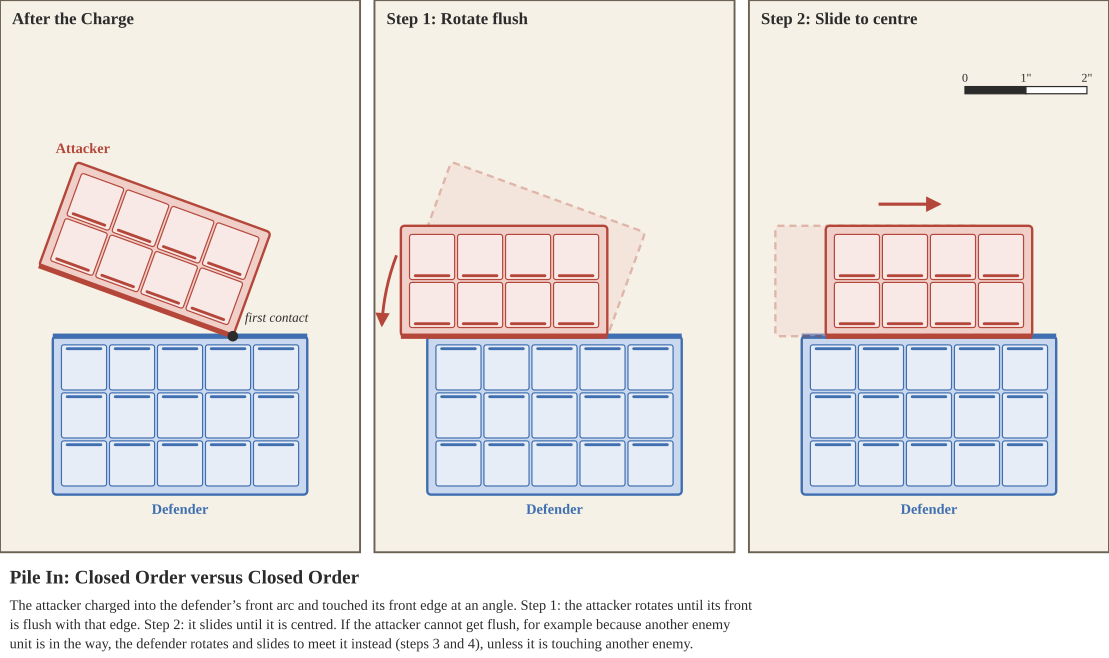

Recreate this plot in Python.
from style import *
PW, PH, G = 150, 230, 6
s = SVG(3 * PW + 2 * G, PH, 'Pile In: Closed Order versus Closed Order', [
    'The attacker charged into the defender’s front arc and touched its front edge at an angle. Step 1: the attacker rotates until its',
    'front is flush with that edge. Step 2: it slides until it is centred. If the attacker cannot get flush, for example because another',
    'enemy unit is in the way, the defender rotates and slides to meet it instead (steps 3 and 4), unless it is touching another enemy.'])
aw, ad = 4 * 20 + 2 * B, 2 * 20 + 2 * B
def corners(cx, cy, ang):
    a = math.radians(ang); out = []
    for lx, ly in [(-aw/2, -ad/2), (aw/2, -ad/2), (aw/2, ad/2), (-aw/2, ad/2)]:
        out.append((cx + lx*math.cos(a) - ly*math.sin(a), cy + lx*math.sin(a) + ly*math.cos(a)))
    return out
front = 140
titles = ['After the Charge', 'Step 1: Rotate flush', 'Step 2: Slide to centre']
for k, t in enumerate(titles):
    x0 = k * (PW + G); dcx = x0 + PW / 2
    s.panel(x0, 0, PW, PH, t)
    s.tray(dcx, front + 33, 3, 5, 0, 'blue', name='Defender')
    # angled position: corner touching the front edge right of centre
    ang = 180 + 20
    cs = corners(0, 0, ang); low = max(cs, key=lambda p: p[1])
    touch_x = dcx + 22
    p1 = (touch_x - low[0], front - low[1])
    p2 = (touch_x - (-aw / 2) * math.cos(math.radians(180)) + 0, front - ad / 2)  # rotated about the touching corner
    p2 = (touch_x - aw / 2, front - ad / 2) if low[0] > 0 else (touch_x + aw / 2, front - ad / 2)
    p3 = (dcx, front - ad / 2)
    if k == 0:
        s.tray(*p1, 2, 4, ang, 'red')
        s.text(p1[0] - 30, p1[1] - 40, 'Attacker', 6, C['red'], bold=True)
        s.add(f'<circle cx="{touch_x:.1f}" cy="{front}" r="2.2" fill="{C["ink"]}"/>')
        s.text(touch_x + 5, front - 6, 'first contact', 5.5, C['ink'], 'start', italic=True)
    elif k == 1:
        s.tray(*p1, 2, 4, ang, 'red', ghost=True)
        s.tray(*p2, 2, 4, 180, 'red')
        s.arc_arrow(touch_x, front, 94, 201, 183)
    else:
        s.tray(*p2, 2, 4, 180, 'red', ghost=True)
        s.tray(*p3, 2, 4, 180, 'red')
        s.arrow(p2[0], p2[1] - 32, p3[0] + 4 * (1 if p3[0] > p2[0] else -1), p2[1] - 32, C['red'])
s.scale(2 * (PW + G) + PW - 60, 36)
print(s.save('pile_in.svg'))
